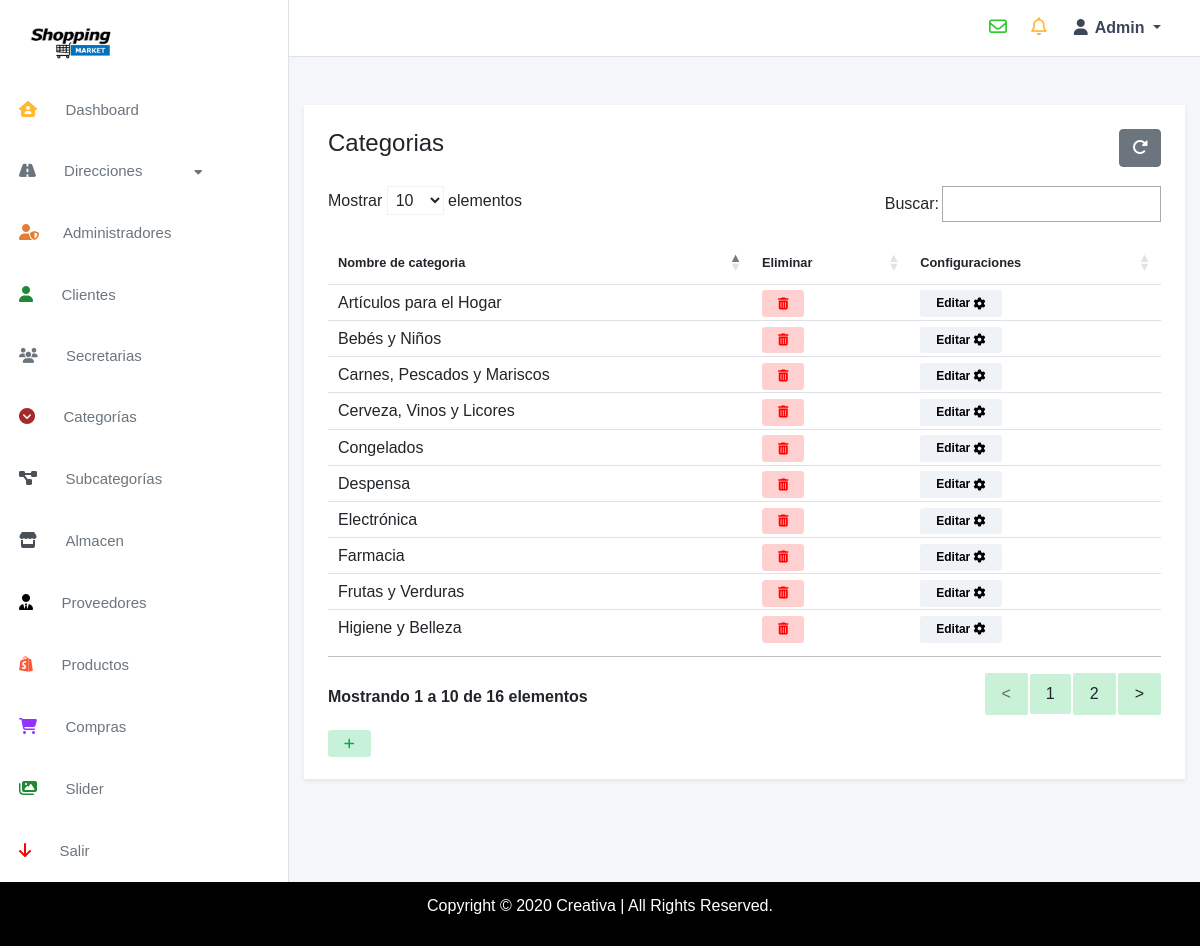
Page /categories (signed in) on the committed database.
### tables this page shows
CREATE TABLE categories(id_category INT AUTO_INCREMENT PRIMARY KEY,
    category VARCHAR(60) UNIQUE NOT NULL);

### controllers/admin/categories.php (called while the page is built, shortened)
<?php
	class Categories extends Controller
	{
		function index()
		{
			$this->getCategories();
		}
		function getCategories()
		{
			$this->view->title = "Categorías";
			$categories = $this->model->getCategories();
			$this->view->categories = $categories;
			$this->view->render('admin/categories/show');
		}
		function errors($error)
		{
			$c1 = isset($error['c1']) ? $error['c1'] : '';
			$m1 = isset($error['m1']) ? $error['m1'] : '';
			$category = isset($error['category']) ? $error['category'] : '';
			$alert = isset($error['alert']) ? $error['alert'] : '';
			$message = isset($error['message']) ? $error['message'] : '';
			$this->view->error = [
				'c1' => $c1, 'm1' => $m1,
				'category' => $category,
				'alert' => $alert, 'message' => $message
			];
		}
	}
?>

### index.php (called while the page is built, shortened)
<?php
	require_once 'libraries/controller.php';
	require_once 'libraries/database.php';
	$app = new App();
?>

### models/admin/categoriesModel.php (called while the page is built, shortened)
<?php
	class CategoriesModel extends Model
	{
		function getCategories()
		{
			$items = [];
			$query = $this->db->connection()->prepare("SELECT * FROM categories");
			try {
				$query->execute();
				while ($row = $query->fetch()) {
					$item = new Category();
					$item->id_category = $row['id_category'];
					$item->category = $row['category'];
					array_push($items, $item);
				}
				return $items;
			} catch (PDOException $e) {
				return [];
			}
		}
	}
?>

### libraries/database.php (called while the page is built)
<?php
	class Database
	{
		private $host;
		private $user;
		private $password;
		private $db;
		private $charset;
		function __construct()
		{
			$this->host = constant('HOST');
			$this->user = constant('USER');
			$this->password = constant('PASSWORD');
			$this->db = constant('DB');
			$this->charset = constant('CHARSET');
		}
		function connection()
		{
			try {
				$connection = "mysql:host=" . $this->host . ";dbname=" . $this->db . ";charser=" . $this->charset;
				$options = [
					PDO::ATTR_ERRMODE => PDO::ERRMODE_EXCEPTION,
					PDO::ATTR_EMULATE_PREPARES => false,
				];
				$pdo = new PDO($connection, $this->user, $this->password, $options);
				return $pdo;
			}catch(PDOException $e){
				print_r('Error connection: ' . $e->getMessage());
			}
		}
	}
?>

### libraries/controller.php (called while the page is built, shortened)
<?php
	class Controller
	{
		function loadModel($dir, $model)
		{
			$url = 'models/' . $dir . '/' .$model . 'Model.php';
			if (file_exists($url)) {
				$this->model = new $modelName();
			}
		}
	}
?>

### views/admin/categories/show.php (the view, shortened to what this page needs)
<div id="content" class="container-fluid py-5">
    <section class="">
        <div class="container">
            <div class="row justify-content-center">
                <div class="col-12 col-md-12 form-color p-4 shadow-sm">
                    <div class="row mb-3">
                        <div class="col-11">
                            <h4 class="pb-1">Categorias</h4>
                        </div>
                        <div class="col-1">
                            <a href="<?= constant('URL'); ?>categories" class="btn btn-secondary">
                                <i class="fas fa-redo-alt"></i>
                            </a>
                        </div>
                    </div>
                    <div class="row mb-3">
                        <div class="col-xl-12 col-lg-13">
                            <div class="table-responsive">
                                <table id="dataTable" class="table">
                                    <thead>
                                        <tr>
                                            <th scope="col">
                                                <small class="font-weight-bold">
                                                    Nombre de categoria
                                                </small>
                                            </th>
                                            <th scope="col">
                                                <small class="font-weight-bold">
                                                    Eliminar
                                                </small>
                                            </th>
                                            <th scope="col">
                                                <small class="font-weight-bold">
                                                    Configuraciones
                                                </small>
                                            </th>
                                        </tr>
                                    </thead>
                                    <tbody>
                                        <?php
                                            foreach ($this->categories as $row):
                                            $category = $row;
                                        ?>
                                        <tr class="">
                                            <td>
                                                <span class=""><?= $category->category; ?></span>
                                            </td>
                                            <td class="align-middle">
                                                <a href="<?= constant('URL') . 'categories/delete?id=' . $category->id_category; ?>" class="status-span badge-primary badge-delete">
                                                    <i class="fas fa-trash-alt"></i>
                                                </a>
                                            </td>
                                            <td class="align-middle">
                                                <a href="<?= constant('URL') . 'categories/store?id=' .  $category->id_category; ?>" class="status-span badge-secondary">
                                                    Editar <i class="fas fa-cog"></i>
                                                </a>
                                            </td>
                                        </tr>
                                        <?php endforeach ?>
                                    </tbody>
                                </table>
                            </div>
                        </div>
                    </div>
                    <a href="#" class="status-span badge-primary badge-active" data-toggle="modal" data-target="#exampleModalCenter"><i class="fas fa-plus"></i></a>
                </div>
            </div>
        </div>
    </section>
</div>

### public/css/style.css (style rules this page uses)
:root { --primary: #0b254b; --light: #ffffff; --light-blue: #f5f6fa; --grey: #eff2f7; }
* { margin: 0; padding: 0; box-sizing: 0; font-family: 'Montserrat', sans-serif; }
a { text-decoration: none !important; }
.form-color { background-color: #ffff; }
.shadow-sm { box-shadow: 0 0 1.25rem rgba(11, 37, 75, 0.05); }
.bg-primary, .badge-primary { background-color: rgba(0, 123, 255, 0.1) !important; }
.badge-secondary { background-color: var(--grey); color: var(--primary); }
#content { overflow-y: auto; height: 100vh; }
#tableAdmins, .dataTable { padding-top: 10px; padding-bottom: 10px; border-bottom: 1px solid #c2c1c1 !important; }
table { border-collapse: separate; border-spacing: 0 0.5rem; }
table thead th { border: 0 !important; }
table tbody td { line-height: 1.2; }
.status-span { padding: 0.4rem 1rem; border-radius: 0.2rem; font-size: 12px; font-weight: bold; }
.badge-active { background-color: #04c04f38 !important; color: #01ad47 !important; }
.badge-secondary { background-color: #eff2f7 !important; color: #000 !important; }
.badge-delete { background-color: rgba(255, 0, 0, 0.185) !important; color: red !important; }

### rows in the picture
categories: category "Artículos para el Hogar"
categories: category "Bebés y Niños"
categories: category "Carnes, Pescados y Mariscos"
categories: category "Cerveza, Vinos y Licores"
categories: category "Congelados"
categories: category "Despensa"
categories: category "Electrónica"
categories: category "Farmacia"
categories: category "Frutas y Verduras"
categories: category "Higiene y Belleza"

### other values in the picture
$_SESSION['name'] "Admin"
